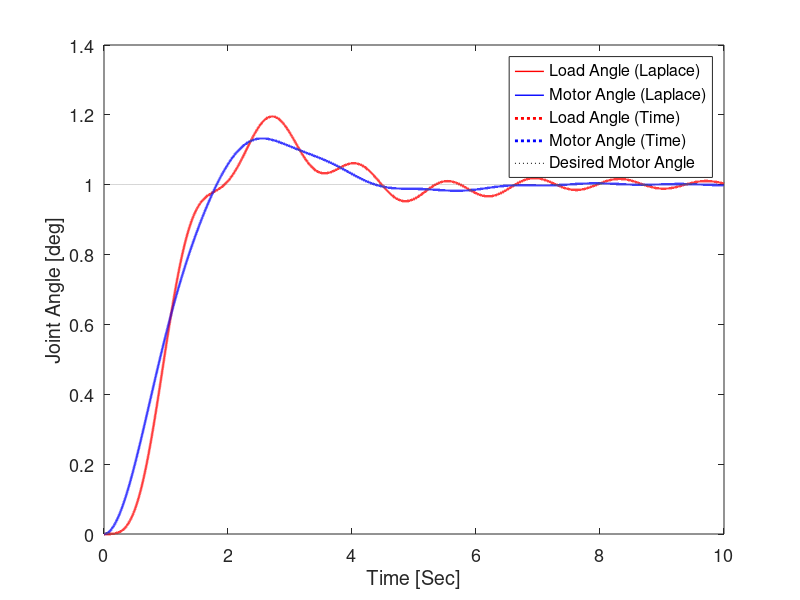

MATLAB code for this plot:
% This code is programmed by Sung Yul Shin (syshin0228@utexas.edu) for Robotics Modeling and Control course by Dr. James Sulzer from University of Texas at Austin 
clc
clear all
close all

% PD controller with load angle feedback in Laplace and Time domain

% Sampling rate info
Hz = 10000;
dt = 1/Hz;

% System parameters
Jl = 1;     % Load inertia 
Bl = 1;     % Load damping constant
Jm = 10;    % Motor inertia 
Bm = 10;    % Motor damping constant
k = 20;     % Torsional stiffness b/w load and motor

% Control gain
Kp = 20;    % P gain
Kd = 5;     % D gain

% System Transfer function with load angle feedback --> Input: desired step angle, Output: load angle
den_cl = [Jl*Jm Jl*Bm+Jm*Bl (k*(Jl+Jm)+Bl*Bm) k*(Bl+Bm)+k*Kd Kp*k];
num_cl = [Kp*k];
sys_cl = tf(num_cl,den_cl)

% System Transfer function with load angle feedback --> Input: desired step angle, Output: motor angle
den_cm = [Jl*Jm Jl*Bm+Jm*Bl (k*(Jl+Jm)+Bl*Bm) k*(Bl+Bm)+k*Kd Kp*k];
num_cm = [Jl Bl k]*Kp;
sys_cm = tf(num_cm,den_cm)

% Simulation time
t0 = 0.0;   % Initial time
tf = 10.0;   % Final time
time = [t0:1:tf*Hz]*dt; % Time

% Step input
[y_cl,t] = step(sys_cl,time);
[y_cm,t] = step(sys_cm,time);

figure(1)
h1 = plot(t, y_cl, 'r','linewidth',1);
hold on
h2 = plot(t, y_cm, 'b','linewidth',1);
ylabel('Joint Angle [deg]')
xlabel('Time [Sec]')
set(gca,'fontsize',13)

% Initialization
ddth_l = 0;
dth_l = 0;
th_l = 0;
ddth_m = 0;
dth_m = 0;
th_m = 0;
th_d = 1;  % Desired step input

% Simulation in time domain
for i = 1:1:length(time)
    t = time(i);
    u = Kp*(th_d - th_l) - Kd*dth_l;                        % PD controller with load angle feedback
    ddth_m = (1/Jm) * (u - Bm*dth_m + k*(th_l - th_m));     % Motor dynamics
    ddth_l = (1/Jl) * (- Bl*dth_l + k*(th_m - th_l));       % Load dynamics

    % Numerical integration
    dth_m = dth_m + ddth_m*dt;
    th_m = th_m + dth_m*dt;
    dth_l = dth_l + ddth_l*dt;
    th_l = th_l + dth_l*dt;
    
    th_d_out(i) = th_d;
    ddth_m_out(i) = ddth_m;
    dth_m_out(i) = dth_m;
    th_m_out(i) = th_m;
    u_m_out(i) = u;
    
    ddth_l_out(i) = ddth_l;
    dth_l_out(i) = dth_l;
    th_l_out(i) = th_l;
    
end

figure(1)
h3 = plot(time, th_l_out,'r:','linewidth',2);
h4 = plot(time, th_m_out,'b:','linewidth',2);
h5 = plot(time,th_d_out,'k:');
ylabel('Joint Angle [deg]')
xlabel('Time [Sec]')
legend([h1, h2, h3, h4, h5], 'Load Angle (Laplace)', 'Motor Angle (Laplace)', 'Load Angle (Time)', 'Motor Angle (Time)', 'Desired Motor Angle')
set(gca,'fontsize',13)
